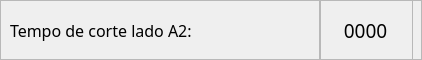
                         <widget class="QFrame" name="frame_74">
                          <property name="maximumSize">
                           <size>
                            <width>16777215</width>
                            <height>60</height>
                           </size>
                          </property>
                          <property name="frameShape">
                           <enum>QFrame::StyledPanel</enum>
                          </property>
                          <property name="frameShadow">
                           <enum>QFrame::Raised</enum>
                          </property>
                          <widget class="QFrame" name="frame_103">
                           <property name="geometry">
                            <rect>
                             <x>320</x>
                             <y>0</y>
                             <width>93</width>
                             <height>85</height>
                            </rect>
                           </property>
                           <property name="minimumSize">
                            <size>
                             <width>80</width>
                             <height>0</height>
                            </size>
                           </property>
                           <property name="frameShape">
                            <enum>QFrame::StyledPanel</enum>
                           </property>
                           <property name="frameShadow">
                            <enum>QFrame::Raised</enum>
                           </property>
                           <widget class="QLabel" name="lbl_tempo_corte_a2">
                            <property name="geometry">
                             <rect>
                              <x>0</x>
                              <y>0</y>
                              <width>91</width>
                              <height>61</height>
                             </rect>
                            </property>
                            <property name="font">
                             <font>
                              <family>Equinox Bold</family>
                              <pointsize>14</pointsize>
                             </font>
                            </property>
                            <property name="text">
                             <string>0000</string>
                            </property>
                            <property name="alignment">
                             <set>Qt::AlignCenter</set>
                            </property>
                           </widget>
                          </widget>
                          <widget class="QFrame" name="frame_104">
                           <property name="geometry">
                            <rect>
                             <x>0</x>
                             <y>0</y>
                             <width>320</width>
                             <height>85</height>
                            </rect>
                           </property>
                           <property name="sizePolicy">
                            <sizepolicy hsizetype="Preferred" vsizetype="Preferred">
                             <horstretch>0</horstretch>
                             <verstretch>0</verstretch>
                            </sizepolicy>
                           </property>
                           <property name="minimumSize">
                            <size>
                             <width>320</width>
                             <height>0</height>
                            </size>
                           </property>
                           <property name="frameShape">
                            <enum>QFrame::StyledPanel</enum>
                           </property>
                           <property name="frameShadow">
                            <enum>QFrame::Raised</enum>
                           </property>
                           <widget class="QLabel" name="label_39">
                            <property name="geometry">
                             <rect>
                              <x>10</x>
                              <y>0</y>
                              <width>311</width>
                              <height>61</height>
                             </rect>
                            </property>
                            <property name="sizePolicy">
                             <sizepolicy hsizetype="Preferred" vsizetype="Preferred">
                              <horstretch>0</horstretch>
                              <verstretch>0</verstretch>
                             </sizepolicy>
                            </property>
                            <property name="font">
                             <font>
                              <family>Equinox Bold</family>
                              <pointsize>12</pointsize>
                             </font>
                            </property>
                            <property name="text">
                             <string>Tempo de corte lado A2:</string>
                            </property>
                           </widget>
                          </widget>
                         </widget>
